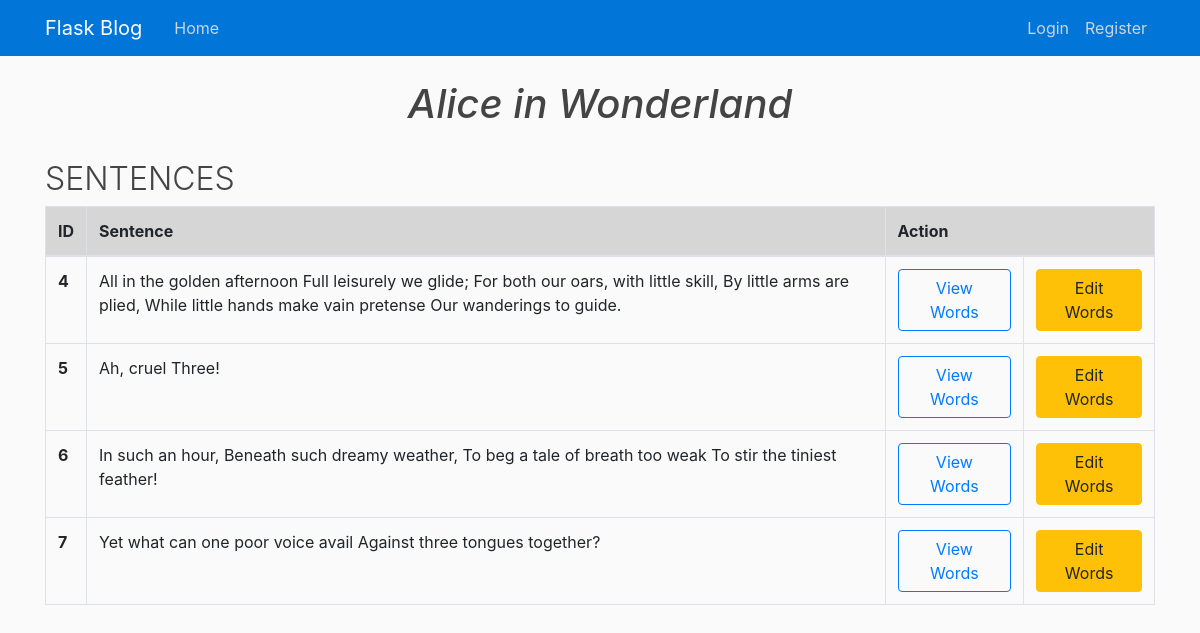
The page /view_text/3 on the database its author committed.
### flaskblog/models.py (models this page shows, shortened)
class Texts(db.Model):
    id = db.Column(db.Integer, primary_key=True)
    title = db.Column(db.String(200), nullable=False)
    text = db.Column(db.Text, nullable=False)
    sentences = db.relationship('Sent', backref='owner', lazy=True)

class Sent(db.Model):
    id = db.Column(db.Integer, primary_key=True)
    sentence = db.Column(db.String(500), nullable=False)
    owner_id = db.Column(db.Integer, db.ForeignKey('texts.id'), nullable=False)
    word = db.relationship('Words', backref='sentowner', lazy=True)

### flaskblog/routes.py (the view)
@app.route("/view_text/<int:texts_id>", methods=['GET', 'POST'])
def sent(texts_id):
    text = Texts.query.get_or_404(texts_id)
    sent = Sent.query.filter_by(owner=text)
    return render_template('sent.html', title=text.title, text=text, sent=sent)

### flaskblog/templates/sent.html (shortened to what this page needs)
{% extends "layout.html" %}
{% block content %}
<h1 class="text-center , font-italic">{{ title }}</h1><br>
<h2 class="font-weight-light">SENTENCES</h2>
<table class="table table-bordered">
    <thead>
      <tr class="table-active">
        <th scope="col">ID</th>
        <th scope="col" style="width: 72%;">Sentence</th>
        <th scope="col" colspan="2">Action</th>
      </tr>
    </thead>
    <tbody>
        {% for i in sent %}
        <tr>
          <th>{{ i.id }}</th>
          <td>{{ i.sentence }}</td>
          <td><a class="btn btn-outline-primary" href="{{ url_for('words', sent_id=i.id) }}">View Words</a></td>
          <td><a class="btn btn-warning" href="{{ url_for('edit_words', sent_id=i.id) }}">Edit Words</a></td>
        </tr>
        {% endfor %}
    </tbody>
</table>
{% endblock content %}

### flaskblog/static/main.css (style rules this page uses)
body { background: #fafafa; color: #333333; margin-top: 5rem; }
h1, h2, h3, h4, h5, h6 { color: #444444; }

### rows shown on the page
Texts: title "Alice in Wonderland"
Sent: id "4", sentence "All in the golden afternoon Full leisurely we glide; For both our oars, with little skill, By little arms are plied, While little hands make vain pretense Our wanderings to guide."
Sent: id "5", sentence "Ah, cruel Three!"
Sent: id "6", sentence "In such an hour, Beneath such dreamy weather, To beg a tale of breath too weak To stir the tiniest feather!"
Sent: id "7", sentence "Yet what can one poor voice avail Against three tongues together?"
